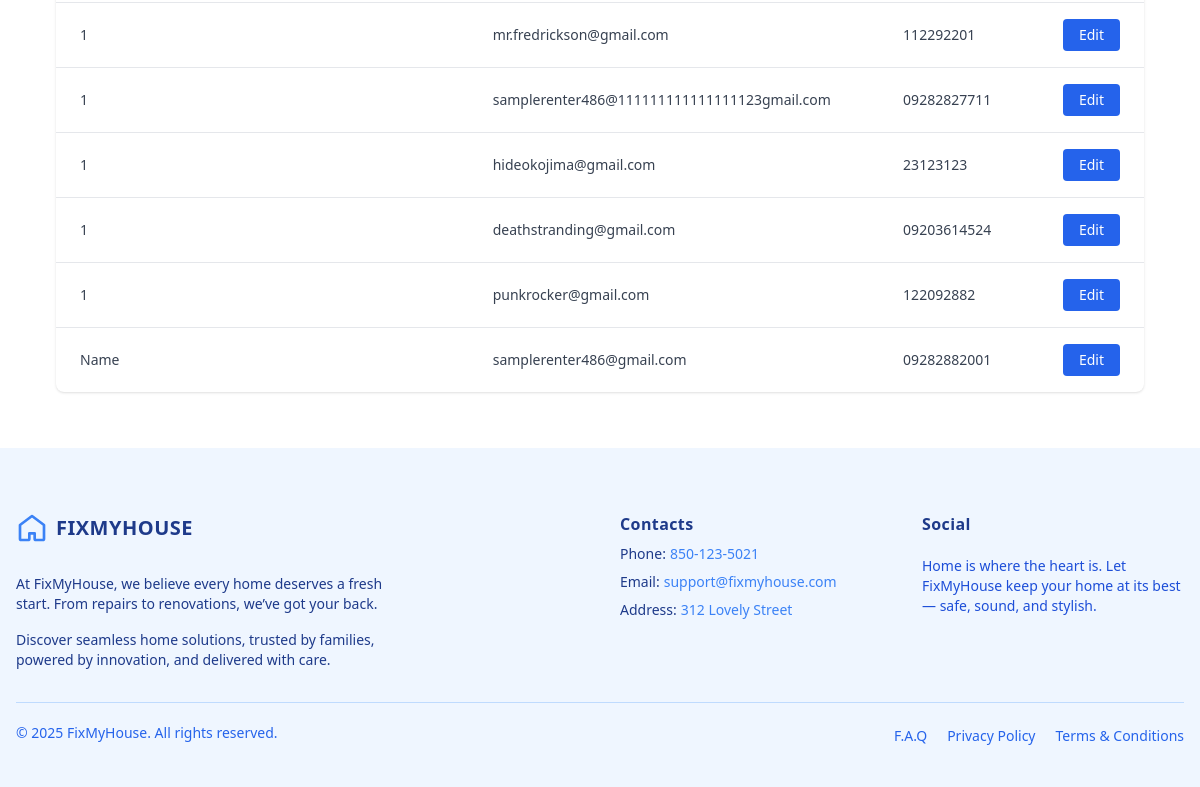
Before: /agent/renters/ (signed in, lower part) with the older database file.
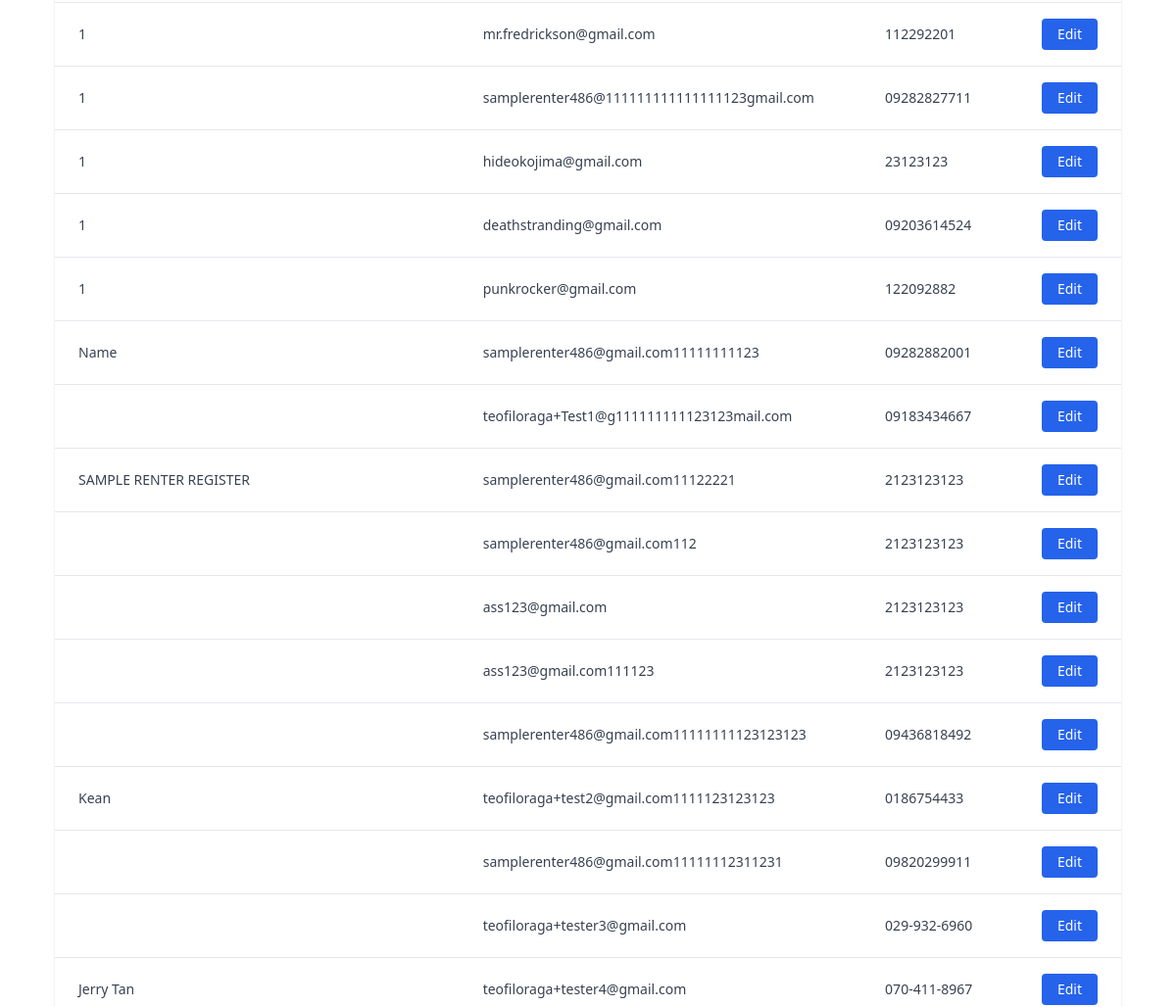
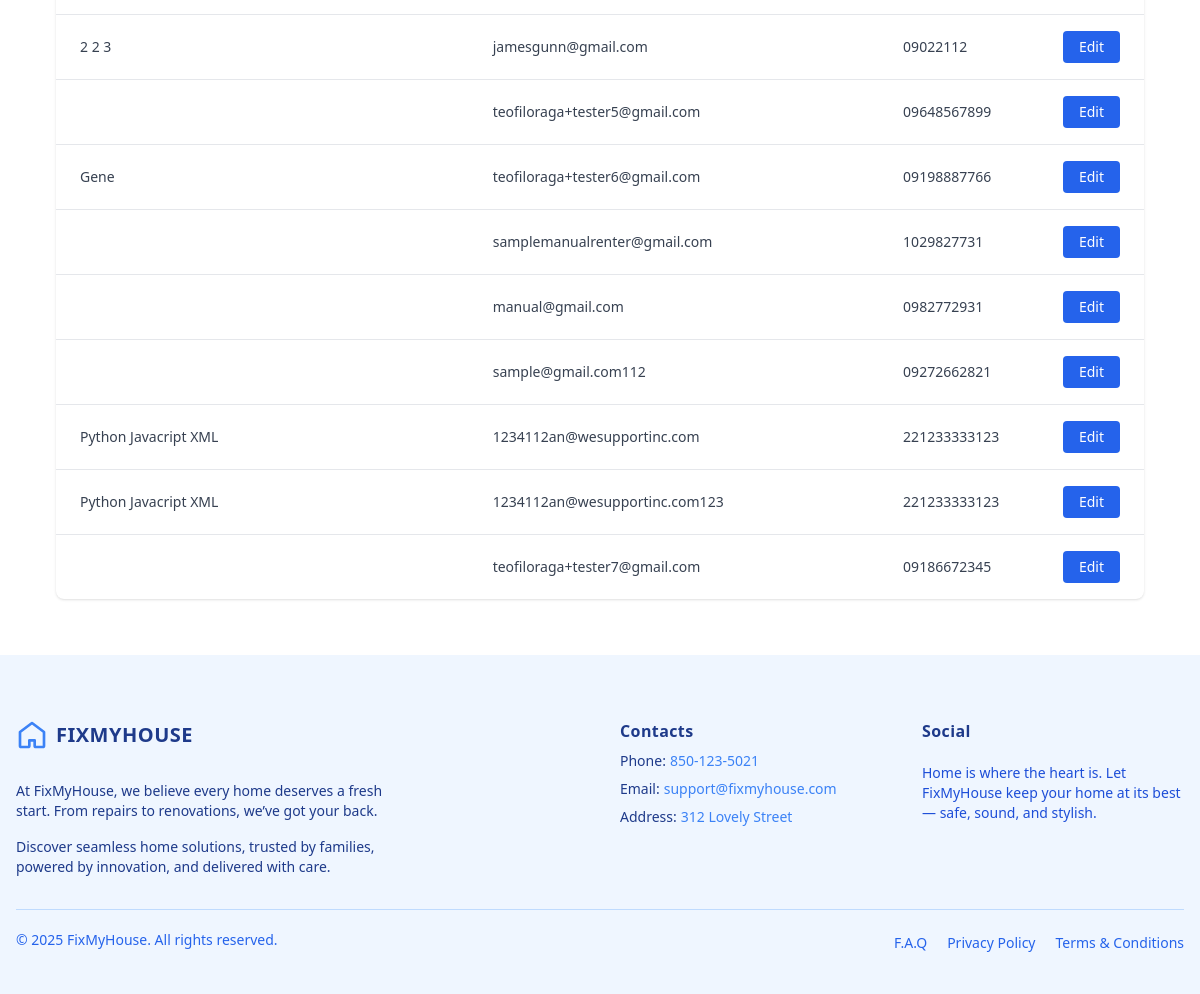
After: the same page with the newer database file (2 pictures, top to bottom).
### renter/models/renter.py (models this page shows, shortened)
class Renter(models.Model):
    user = models.OneToOneField(User, on_delete=models.CASCADE,null=True)
    name = models.CharField(max_length=255)
    email = models.EmailField(unique=True)
    phone = models.CharField(max_length=20)
    password = models.CharField(max_length=128)  # store hashed password (later)
    gender = models.CharField(max_length=10, blank=True, null=True)
    date_of_birth = models.DateField(blank=True, null=True)
    company_name = models.CharField(max_length=255, blank=True, null=True)
    contact_person = models.CharField(max_length=255, blank=True, null=True)
    contact_person_email = models.EmailField(blank=True, null=True)
    contact_phone = models.CharField(max_length=20, blank=True, null=True)
    state = models.CharField(max_length=100, blank=True, null=True)
    city = models.CharField(max_length=100, blank=True, null=True)
    zip_code = models.CharField(max_length=20, blank=True, null=True)
    company_address_line1 = models.CharField(max_length=255, blank=True, null=True)
    company_address_line2 = models.CharField(max_length=255, blank=True, null=True)
    company_postal_code = models.CharField(max_length=20, blank=True, null=True)
    upload_option = models.CharField(max_length=50, blank=True, null=True)  # 'manual' or 'report'
    property_image = models.ImageField(upload_to='property_images/', blank=True, null=True)
    floor_count = models.PositiveIntegerField(blank=True, null=True)
    room_count = models.PositiveIntegerField(blank=True, null=True)
    rooms = models.JSONField(blank=True, null=True)  # example: [{"type": "Bedroom"}, {"type": "Kitchen"}]
    address_line1 = models.CharField(max_length=255, blank=True, null=True)
    address_line2 = models.CharField(max_length=255, blank=True, null=True)
    house_state = models.CharField(max_length=100, blank=True, null=True)
    house_city = models.CharField(max_length=100, blank=True, null=True)
    house_zip = models.CharField(max_length=20, blank=True, null=True)

### agent/views.py (the view)
# urls.py: path('renters/', views.RenterListView.as_view(), name='manage_renters'),
@method_decorator(login_required, name='dispatch')
class RenterListView(ListView):
    model = Renter
    template_name = 'components/home/manageRenters.html'  # you’ll create this
    context_object_name = 'renters'
    def get_queryset(self):
        queryset = super().get_queryset()
        renter_name = self.request.GET.get('renter_name')
        if renter_name:
            queryset = queryset.filter(name__icontains=renter_name)
        return queryset
    def get_context_data(self, **kwargs):
        context = super().get_context_data(**kwargs)
        context['filter_renter'] = self.request.GET.get('renter_name', '')
        return context

### agent/templates/components/home/manageRenters.html (shortened to what this page needs)
{% extends "baseAgent.html" %}
{% load widget_tweaks %}
{% block content %}
<div class="max-w-7xl px-4 sm:px-6 lg:px-8 py-8 m-6">
    <div class="space-y-4">
      <div class="hidden sm:block overflow-x-auto bg-white shadow rounded-lg">
        <table class="min-w-full divide-y divide-gray-200">
          <tbody class="divide-y divide-gray-200 text-sm text-gray-700">
            {% for renter in renters %}
            <tr class="hover:bg-gray-50 transition duration-150">
              <td class="px-6 py-4 whitespace-nowrap">{{ renter.name }}</td>
              <td class="px-6 py-4 whitespace-nowrap">{{ renter.email }}</td>
              <td class="px-6 py-4 whitespace-nowrap">{{ renter.phone }}</td>
              <td class="px-6 py-4 whitespace-nowrap text-right">
                <a href="{% url 'edit_renter' renter.id %}"
                  class="inline-flex items-center px-4 py-1.5 text-sm font-medium text-white bg-blue-600 rounded hover:bg-blue-700 focus:outline-none">
                  Edit
                </a>
              </td>
            </tr>
            {% empty %}
            <tr>
              <td colspan="4" class="px-6 py-4 text-center text-gray-500">No renters found.</td>
            </tr>
            {% endfor %}
          </tbody>
        </table>
      </div>
    </div>
</div>
{% include 'components/footerAgent.html' %}
{% endblock %}

Changed rows visible on the page:
changed Renter "Name": email "samplerenter486@gmail.com" → "samplerenter486@gmail.com11111111123"
added Renter: email "teofiloraga+Test1@g111111111123123mail.com", phone "09183434667"
added Renter: name "SAMPLE RENTER REGISTER", email "samplerenter486@gmail.com11122221", phone "2123123123"
added Renter: email "samplerenter486@gmail.com112", phone "2123123123"
added Renter: email "ass123@gmail.com", phone "2123123123"
added Renter: email "ass123@gmail.com111123", phone "2123123123"
added Renter: email "samplerenter486@gmail.com11111111123123123", phone "09436818492"
added Renter: name "Kean", email "teofiloraga+test2@gmail.com1111123123123", phone "0186754433"
added Renter: email "samplerenter486@gmail.com11111112311231", phone "09820299911"
added Renter: email "teofiloraga+tester3@gmail.com", phone "029-932-6960"
added Renter: name "Jerry Tan", email "teofiloraga+tester4@gmail.com", phone "070-411-8967"
added Renter: name "2 2 3", email "jamesgunn@gmail.com", phone "09022112"
added Renter: email "teofiloraga+tester5@gmail.com", phone "09648567899"
added Renter: name "Gene", email "teofiloraga+tester6@gmail.com", phone "09198887766"
added Renter: email "samplemanualrenter@gmail.com", phone "1029827731"
added Renter: email "manual@gmail.com", phone "0982772931"
added Renter: email "sample@gmail.com112", phone "09272662821"
added Renter: name "Python Javacript XML", email "1234112an@wesupportinc.com", phone "221233333123"
added Renter: name "Python Javacript XML", email "1234112an@wesupportinc.com123", phone "221233333123"
added Renter: email "teofiloraga+tester7@gmail.com", phone "09186672345"
